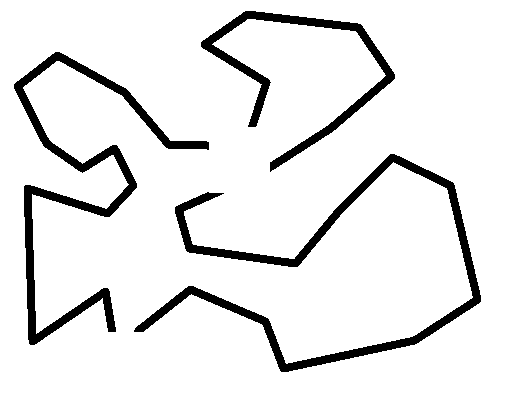
#> input picture _map_test.png, 516 x 393 px
$ python -i Robot_world_lib.py   (imports and definitions only)
#> lines starting #> are read from the running program, lines starting #| are printed output that depends on the picture; after the words box and inside, x2 and y2 are one past the last pixel; in counts of white or black regions, pixels touching at a corner belong together
"""
autonomousRobot
This project is to simulate an autonomousRobot that try to find a way to reach a goal (target)
author: Binh Tran Thanh / email:thanhbinh@hcmut.edu.vn
"""

from __future__ import print_function
import cv2 as cv
import csv


class World:
    def __init__(self) -> None:
        pass

    def thresh_callback(self, threshold, src_gray, world_name):
        # Detect edges using Canny
        canny_output = cv.Canny(src_gray, threshold, threshold * 2)
        # Find contours
        contours, hierarchy = cv.findContours(canny_output, cv.RETR_TREE, cv.CHAIN_APPROX_SIMPLE)
        file_name = world_name + ".csv"
        data_header = ["x", "y"]
        f = open(file_name, 'w', newline='')
        writer = csv.writer(f, delimiter=",")
        # only keep parents in list, remove its child(ren)
        for i in range(len(contours)):

            if hierarchy[0][i][3] == -1:  # this contour is parent
                part = contours[i]
                writer.writerow(data_header)
                for pt in part:
                    writer.writerow([pt[0][0], pt[0][1]])
        f.close()

    # Load source image
    def read_map_from_world(self, world_name):
#> called with world_name = '_map_test.png'
        src = cv.imread(world_name)
#> src is the input picture: shape (393, 516, 3); 91.2% white; 3 black regions, box (x1, y1, x2, y2) and area: (134, 154, 481, 372) 7335, (14, 52, 209, 345) 6561, (201, 11, 395, 172) 3933
        if src is None:
            print('Could not open or find the image:', world_name)
            exit(0)

        # Convert image to gray and blur it
        src_gray = cv.cvtColor(src, cv.COLOR_BGR2GRAY)
        src_gray = cv.blur(src_gray, (3, 3))
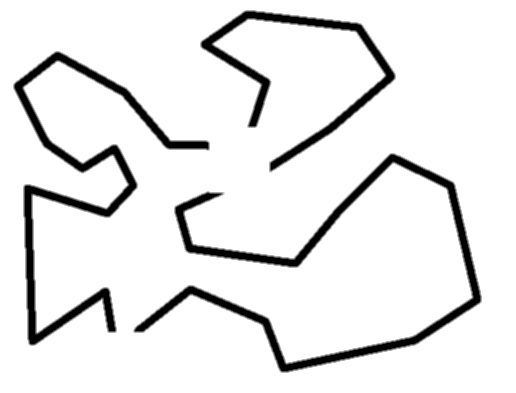
#> src_gray: shape (393, 516); min 0, max 255, mean 232.6

        thresh = 100  # initial threshold
        self.thresh_callback(thresh, src_gray, world_name)
#> in thresh_callback, `canny_output = cv.Canny(src_gray, threshold, threshold * 2)`:
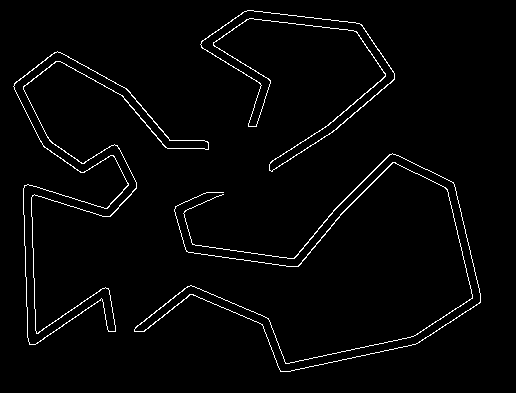
#> canny_output: shape (393, 516); 2.4% white in thin lines or dots, all inside (x1, y1, x2, y2) = (13, 10, 481, 372)
#> in thresh_callback, `contours, hierarchy = cv.findContours(canny_output, cv.RETR_TREE, cv.C..`: contours = 5 contours; box (x1, y1, x2, y2) and area: (13, 51, 209, 345) 6688, (13, 51, 209, 345) 6414, (200, 10, 395, 172) 4038, (200, 10, 395, 172) 3822, (134, 153, 481, 372) 280
#> the loop in thresh_callback, `for i in range(len(contours)): ` made 5 passes

    @staticmethod
    def display(plt, mpimg, world_name):
        img = mpimg.imread(world_name)
        plt.imshow(img)

>>> result = World().read_map_from_world('_map_test.png')

$ run again, on _map.png
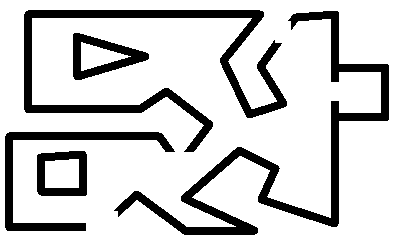
#> input picture _map.png, 407 x 247 px
#> in read_map_from_world, src is the input picture: shape (247, 407, 3); 81.9% white; 5 black regions, box (x1, y1, x2, y2) and area: (114, 11, 389, 235) 6617, (24, 10, 287, 152) 6249, (5, 132, 175, 231) 2688, (73, 33, 149, 80) 1409, (37, 151, 87, 196) 1230
#> in read_map_from_world, `src_gray = cv.blur(src_gray, (3, 3))`:
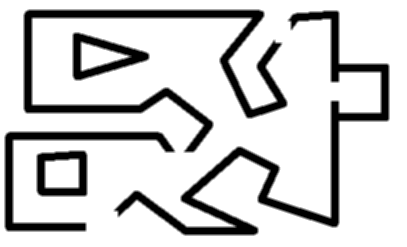
#> src_gray: shape (247, 407); min 0, max 255, mean 208.9
#> in thresh_callback, `canny_output = cv.Canny(src_gray, threshold, threshold * 2)`:
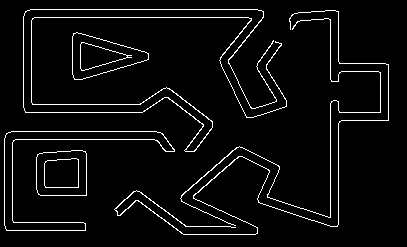
#> canny_output: shape (247, 407); 4.6% white in thin lines or dots, all inside (x1, y1, x2, y2) = (4, 9, 389, 235)
#> contours = 13 contours; largest, box (x1, y1, x2, y2) and area: (4, 131, 175, 231) 2691, (4, 131, 175, 231) 2672, (36, 150, 87, 196) 2169, (36, 150, 87, 196) 2167, (72, 32, 149, 80) 2158
#> the loop in thresh_callback, `for i in range(len(contours)): ` made 13 passes

$ run again, on _map1.png
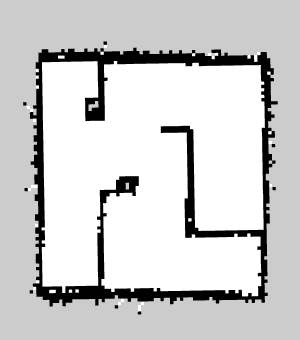
#> input picture _map1.png, 300 x 340 px
#> in read_map_from_world, src is the input picture: shape (340, 300, 3); min 0, max 255, mean 205.1
#> in read_map_from_world, `src_gray = cv.blur(src_gray, (3, 3))`:
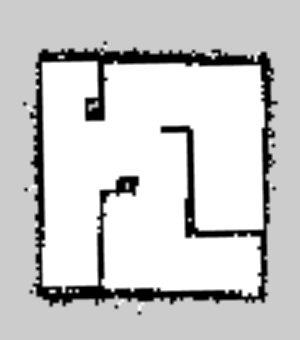
#> src_gray: shape (340, 300); min 0, max 255, mean 205.1
#> in thresh_callback, `canny_output = cv.Canny(src_gray, threshold, threshold * 2)`:
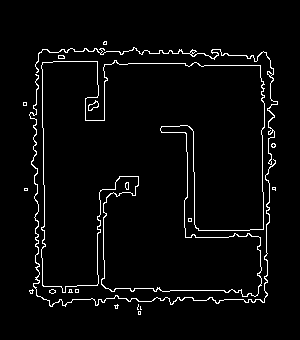
#> canny_output: shape (340, 300); 3.5% white in thin lines or dots, all inside (x1, y1, x2, y2) = (23, 41, 278, 315)
#> contours = 39 contours, 34 with area under 20; largest, box (x1, y1, x2, y2) and area: (41, 60, 265, 297) 46455, (41, 60, 265, 297) 46311, (29, 47, 278, 307) 338, (88, 100, 99, 111) 54, (88, 101, 99, 111) 46
#> the loop in thresh_callback, `for i in range(len(contours)): ` made 39 passes
#> part on passes 1, 3, 7, 15, 17, 25: [[138, 311], [138, 314], [140, 314], [140, 311]], [[140, 306], [140, 309], [141, 309], [140, 308]], [[75, 289], [75, 292], [78, 292], [78, 289]], [[188, 218], [188, 221], [191, 221], [191, 218]], [[24, 188], [24, 190], [27, 190], [27, 188]], [[23, 102], [23, 105], [26, 105], [26, 102]]
